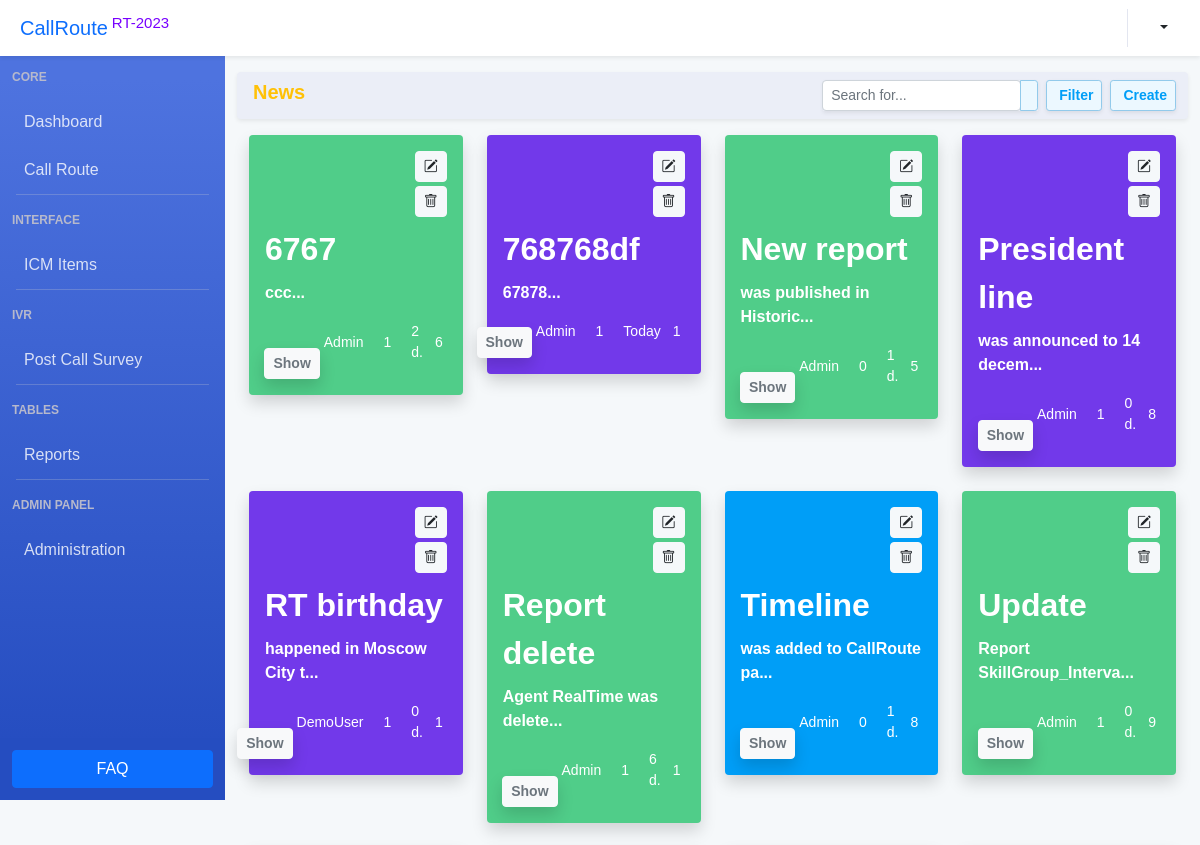
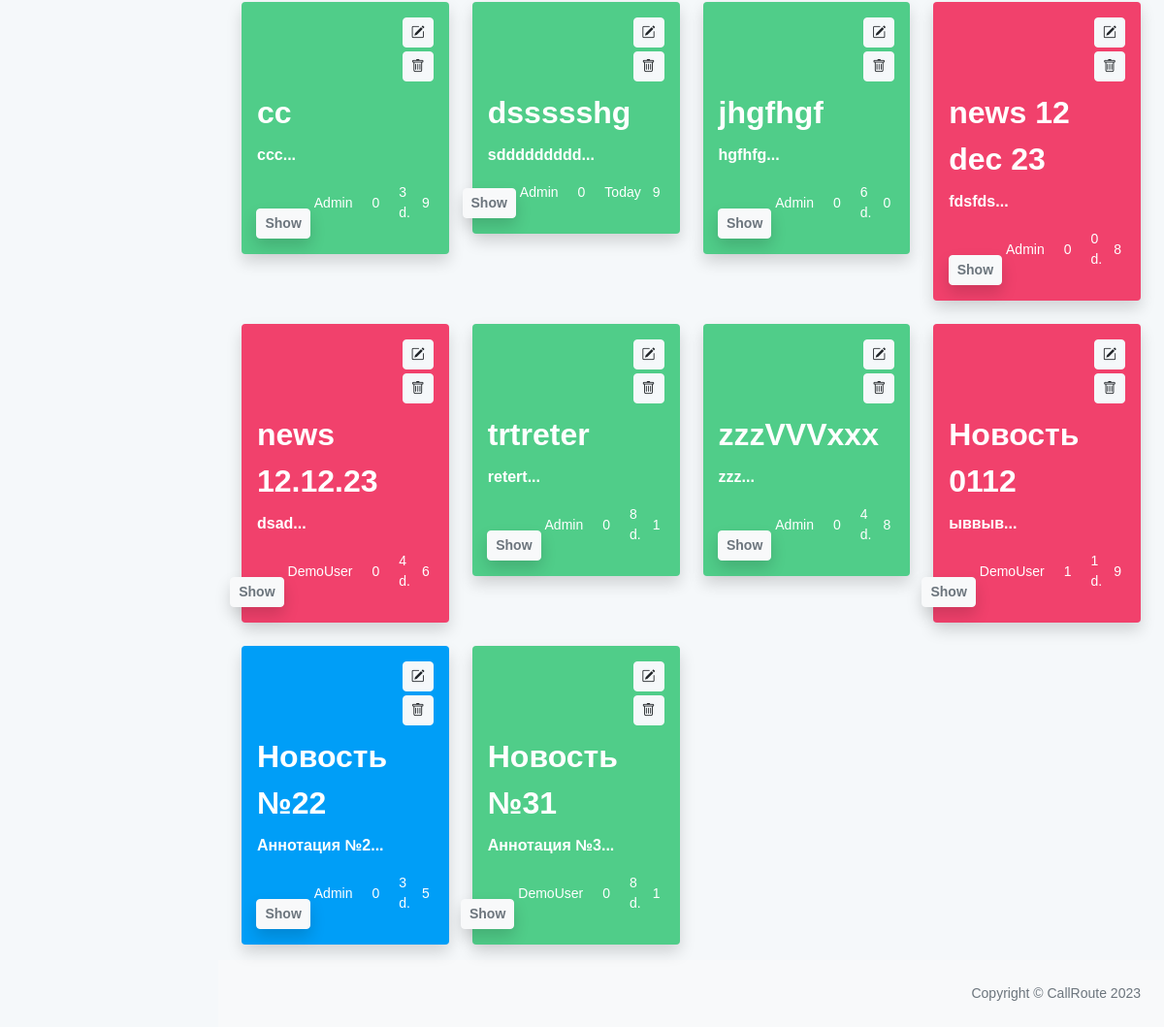
Page /news/show on the committed database (2 pictures, top to bottom).
### news/models.py (models this page shows, shortened)
class Article(models.Model):
    categories = (('R', 'Report'),
                  ('DIVR', 'Dashboard/IVR'),
                  ('G', 'Global'),
                  ('C', 'CallRoute'),
                  )
    author = models.ForeignKey(User, on_delete=models.SET_NULL, null=True)
    title = models.CharField('Название', max_length=50, default='')
    anouncement = models.TextField('Аннотация', max_length=250)
    text = models.TextField('Текст новости')
    date = models.DateTimeField('Дата публикации', auto_now=True) #auto_created=True
    category = models.CharField(choices=categories, max_length=20, verbose_name='Категории')
    tags = models.ManyToManyField(to=Tag, blank=True)
    slug = models.SlugField()
    objects = models.Manager()
    published = PublishedToday()
    def get_absolute_url(self):
        return f'show/{self.id}'
    def shortanouncement(self):
        return f'{str(self.anouncement)[:25]}...'
    def generatecommentcount(self):
        return f'{str(random.randint(0,9))}'
    def get_views(self):
        return self.views.count()
    class Meta:
        ordering = ['title', 'date']  #сортировка
        verbose_name = 'Новость'
        verbose_name_plural = 'Новости'

### news/views.py (the view)
# urls.py: path('news/', include('news.urls')),
def news(request):
    formArticle = ArticleForm()  # пустая форма
    articles = Article.objects.all()
    selected_author = 0
    selected_category = 0
    author_list = User.objects.all()
    category_list = Article.categories
    if request.method == "POST":
        typename = request.POST.get('name')
        print('typename', typename)
        if typename == 'FilterApply': #фильтруем новости
            selected_author = int(request.POST.get('author_filter'))
            selected_category = int(request.POST.get('category_filter'))
            if selected_author == 0: #выбраны все авторы
                articles = Article.objects.all()
            else:
                articles = Article.objects.filter(author=selected_author)
            if selected_category != 0: #фильтруем найденные по авторам результаты по категориям
                articles = articles.filter(category__icontains=category_list[selected_category-1][0])
        elif typename == 'SaveArticle': #сохраняем статью
            form = ArticleForm(request.POST)
            print('typename', typename)
            if form.is_valid():
                current_user = request.user
                if current_user != None:  # проверка, что юзер не аноним
                    new_article = form.save(commit=False)  # чтобы не записывалась сразу в БД
                    new_article.author = current_user
                    new_article.save()  # сохраняем в БД
                    print(new_article.id)
                    try:
                        form.save_m2m()  # чтобы теги сохранились
                        messages.success(request, f'Article {new_article.title} created!')
                    except:
                        print('Новость удалена')
                    return redirect('news_index')  # Перенаправляем на страницу новостей
        elif typename == 'SearchShow':  #отображаемые из поиска
            print('typename:', typename)
            search_value = request.POST.get('search')
            print('postvalue:',request.POST.get('search'))
            print('type_postvalue',type(request.POST.get('search')))
            articles = Article.objects.filter(title__icontains=search_value)
    else: #если страница открывается впервые
        selected_author = 0
        selected_category = 0
        articles = Article.objects.all()
    context = {'articles': articles,
            'author_list': author_list,
            'category_list': category_list,
            'selected_author': selected_author,
            'selected_category': selected_category,
            'news': news,
            'formArticle': formArticle
            }
    return render(request, 'news/news.html', context)

### news/forms.py
class ArticleForm(ModelForm):
    image_field = MultipleFileField() #или forms.ImageField()
    class Meta:
        model = Article
        fields = ['title', 'anouncement', 'text', 'tags', 'author', 'category']
        widgets = {
            'anouncement': Textarea(attrs={'cols': 80, 'rows':2}),
            'text': Textarea(attrs={'cols': 80, 'rows': 2}), #'style':'width:30%' - можно назначить стайл, класс
            'tags': CheckboxSelectMultiple(),
            'category': RadioSelect()
        }

### news/models.py (called while the page is built)
    def __str__(self):
        return self.title

### users/templatetags/users_extras.py (called while the page is built)
@register.filter(name="has_group")
def has_group(user, group_name):
    return user.groups.filter(name=group_name).exists()

### news/templates/news/news.html (shortened to what this page needs)
{% load static %}
{% load crispy_forms_tags %}
{% include 'main/header.html' %}
<body class="sb-nav-fixed">
    {% include 'main/navbar-top.html' %}
        <div id="layoutSidenav">
            {% include 'main/sidebar.html' %}
            <div id="layoutSidenav_content">
                <main>
                    <div class="container-fluid px-4">
                        <div class="row rounded shadow-sm my-3" style="background-color: #ebeef7;">
                            <div class="col-12">
                                <div class="d-flex justify-content-end py-2">
                                    <div class="me-auto">
                                        <h5 class="m-0 fw-bold text-warning">News</h5>
                                    </div>
                                    <div class="search me-2">
                                        <form method="POST">
                                            <div class="input-group input-group-sm shadow-sm">
                                                <input class="form-control rounded" type="text" placeholder="Search for..." aria-label="Search for..." aria-describedby="btnNavbarSearch" id="search_input" name="search"/>
                                                <button class="btn btn-light-primary" id="btnNavbarSearch" type="submit"></button>
                                            </div>
                                        </form>
                                    </div>
                                    <div class="me-2">
                                        <div class="dropdown">
                                            <button class="btn btn-light-primary btn-sm fw-bolder shadow-sm" type="button" id="dropdownMenuClickableInside" data-bs-auto-close="outside" data-bs-toggle="dropdown" aria-expanded="false">
                                                Filter
                                            </button>
                                        </div>
                                    </div>
                                    <div>
                                        <button href="#" type="button" class="btn btn-light-primary btn-sm shadow-sm fw-bolder" data-bs-toggle="modal" data-bs-target="#modalLarge">Create</button>
                                    </div>
                                </div>
                            </div>
                        </div>
                        <div class="row g-4 g-xl-8 pb-3">
                            {% for article in articles %}
                            <div class="col-xl-3 col-lg-4 col-md-6">
                                <div class="card {% if article.category == 'R' %} bg-custom-success {% elif article.category == 'DIVR' %} bg-custom-danger
                                                    {% elif article.category == 'G' %} bg-custom-info {% elif article.category == 'C' %} bg-custom-primary {% else %} bg-custom-dark  {% endif %} border-0 shadow light-hoverable" style="text-decoration: none;">
                                    <div class="card-body">
                                        <div class="d-flex justify-content-start">
                                              <div class="ms-auto">
                                                <a href="/news/update/{{ article.id }}" type="button" class="btn btn-sm btn-icon btn-bg-light btn-active-color-primary rounded"><i class="bi bi-pencil-square"></i></a>
                                              </div>
                                            </div>
                                        <div class="d-flex justify-content-end mt-1">
                                              <div><a href="/news/delete/{{ article.id }}" type="button" class="btn btn-sm btn-icon btn-bg-light btn-active-color-primary rounded"><i class="bi bi-trash"></i></a></div>
                                        </div>
                                        <div class="text-white fw-bolder fs-2 mb-2 mt-2">{{ article.title }}</div>
                                        <div class="fw-bold text-white">{{ article.shortanouncement }}</div>
                                        <div class="d-flex text-white align-items-end justify-content-end pt-3">
                                            <div class="d-flex me-auto">
                                                <a href="/news/{{ article.get_absolute_url }}" type="button" class="btn btn-sm btn-light rounded shadow"><span class="text-muted fw-bolder">Show</span></a>
                                            </div>
                                            <ul class="d-flex align-items-center justify-content-center list-unstyled mt-auto">
                                                <li class="d-flex align-items-center justify-content-center me-3">
                                                    <small>{{ article.author }}</small>
                                                </li>
                                                <li class="d-flex align-items-center justify-content-center me-3">
                                                    <small>{{ article.get_views }}</small>
                                                </li>
                                                <li class="d-flex align-items-center justify-content-center me-2">
                                                    <small>{% if article.generatecommentcount == '0' %} Today {% else %} <span>{{article.generatecommentcount}} d.</span> {% endif %}</small>
                                                </li>
                                                <li class="d-flex align-items-center me-1">
                                                    <small>{{ article.generatecommentcount }}</small>
                                                </li>
                                            </ul>
                                        </div>
                                    </div>
                                </div>
                            </div>
                            {% endfor %}
                        </div>
                    </div>
                </main>
{% include 'main/footer.html' %}
{% include 'main/scripts.html' %}
</body>
</html>

### main/static/main/css/buttons.css (style rules this page uses)
.btn.btn-light-primary { color: #009ef7; border-color: #92caeb; background-color: #ecf8ff; }
.btn.btn-bg-light { border-color: #f5f8fa; background-color: #f5f8fa; }

### rows in the picture
Article: title "6767", shortanouncement "ccc...", author "Admin", get_views "1", generatecommentcount "2", generatecommentcount "6"
Article: title "768768df", shortanouncement "67878...", author "Admin", get_views "1", shows "Today", generatecommentcount "1"
Article: title "New report", shortanouncement "was published in Historic...", author "Admin", get_views "0", generatecommentcount "1", generatecommentcount "5"
Article: title "President line", shortanouncement "was announced to 14 decem...", author "Admin", get_views "1", generatecommentcount "0", generatecommentcount "8"
Article: title "RT birthday", shortanouncement "happened in Moscow City t...", author "DemoUser", get_views "1", generatecommentcount "0", generatecommentcount "1"
Article: title "Report delete", shortanouncement "Agent RealTime was delete...", author "Admin", get_views "1", generatecommentcount "6", generatecommentcount "1"
Article: title "Timeline", shortanouncement "was added to CallRoute pa...", author "Admin", get_views "0", generatecommentcount "1", generatecommentcount "8"
Article: title "Update", shortanouncement "Report SkillGroup_Interva...", author "Admin", get_views "1", generatecommentcount "0", generatecommentcount "9"
Article: title "cc", shortanouncement "ccc...", author "Admin", get_views "0", generatecommentcount "3", generatecommentcount "9"
Article: title "dssssshg", shortanouncement "sddddddddd...", author "Admin", get_views "0", shows "Today", generatecommentcount "9"
Article: title "jhgfhgf", shortanouncement "hgfhfg...", author "Admin", get_views "0", generatecommentcount "6", generatecommentcount "0"
Article: title "news 12 dec 23", shortanouncement "fdsfds...", author "Admin", get_views "0", generatecommentcount "0", generatecommentcount "8"
Article: title "news 12.12.23", shortanouncement "dsad...", author "DemoUser", get_views "0", generatecommentcount "4", generatecommentcount "6"
Article: title "trtreter", shortanouncement "retert...", author "Admin", get_views "0", generatecommentcount "8", generatecommentcount "1"
Article: title "zzzVVVxxx", shortanouncement "zzz...", author "Admin", get_views "0", generatecommentcount "4", generatecommentcount "8"
Article: title "Новость 0112", shortanouncement "ыввыв...", author "DemoUser", get_views "1", generatecommentcount "1", generatecommentcount "9"
Article: title "Новость №22", shortanouncement "Аннотация №2...", author "Admin", get_views "0", generatecommentcount "3", generatecommentcount "5"
Article: title "Новость №31", shortanouncement "Аннотация №3...", author "DemoUser", get_views "0", generatecommentcount "8", generatecommentcount "1"
